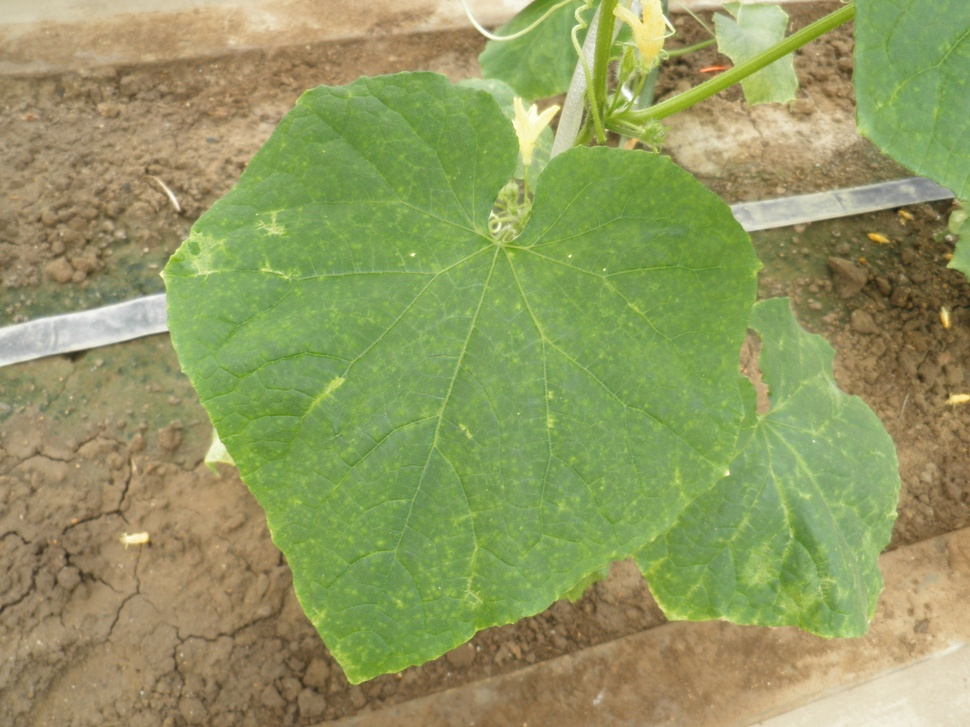
#> input picture data/original/000001.jpg, 970 x 727 px, shrunk from 2048 x 1536 before the run, found by its file name
$ python fft.py ../../data/original/000001.jpg
#> lines starting #> are read from the running program, lines starting #| are printed output that depends on the picture
#> in main, img is the input picture: shape (727, 970, 3); mean B, G, R 96.7, 153.2, 145.2
#! /usr/bin/env python
# -*- coding: utf-8 -*-

import numpy as np
import sys
import cv2
from pathlib import Path


def fft(img):

    gray = cv2.cvtColor(img, cv2.COLOR_BGR2GRAY)
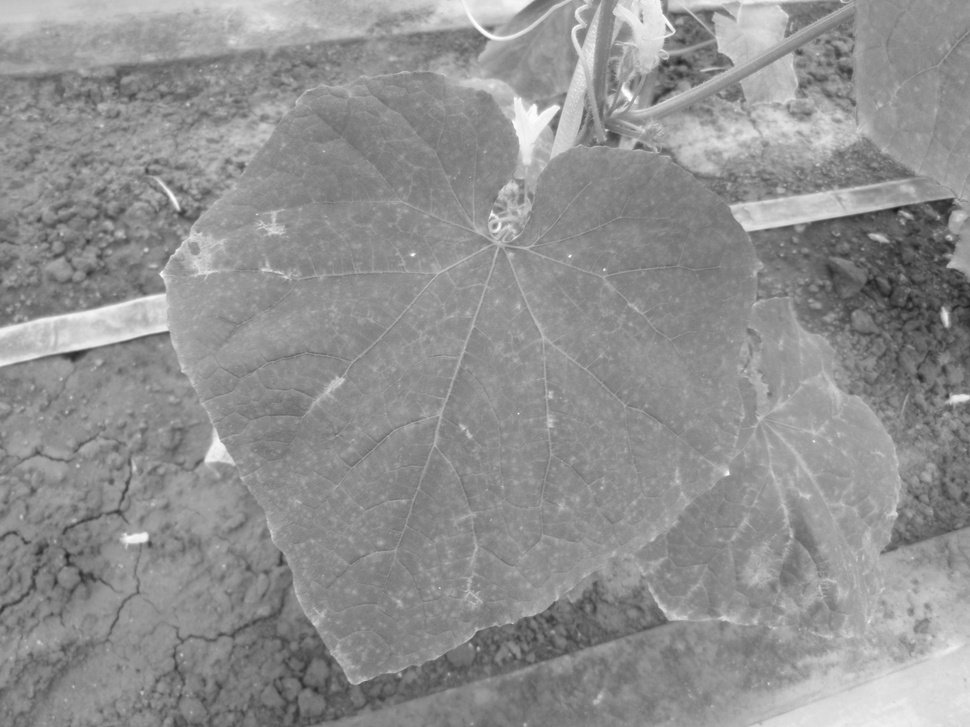
#> gray: shape (727, 970); min 28, max 255, mean 144.4
    f = np.fft.fft2(gray)
    fshift = np.fft.fftshift(f)
    magnitude_spectrum = 20 * np.log(np.abs(fshift))
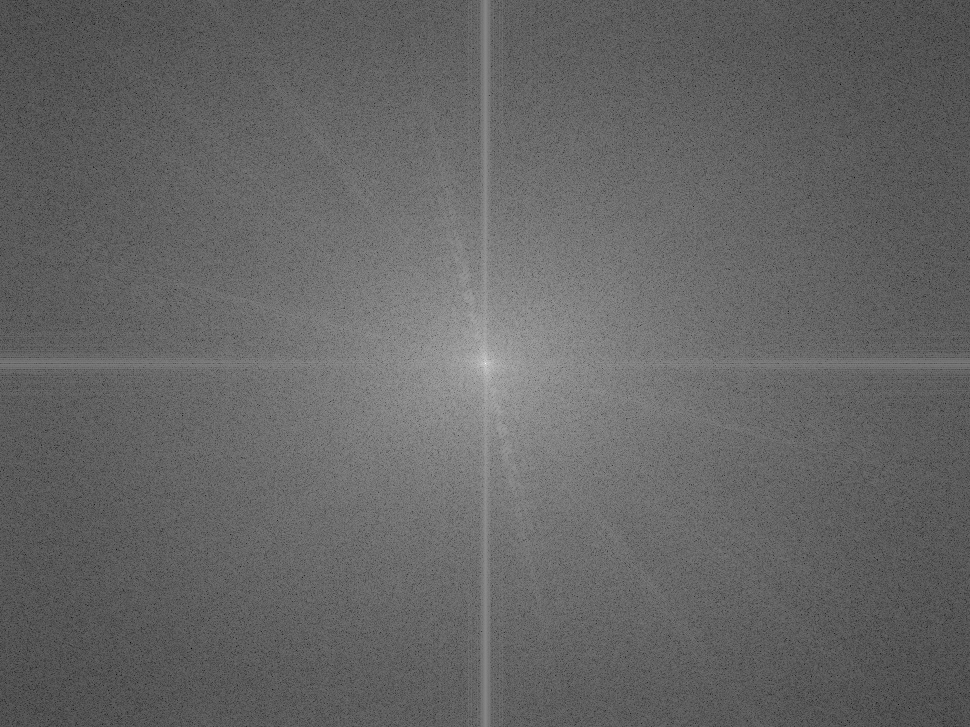
#> magnitude_spectrum: shape (727, 970) float64; min 7.16, max 368.8, mean 151.4; drawn with min black and max white

    return magnitude_spectrum

#def noise(img):

def main():

    args = sys.argv
    brank = ""
    name = args[1].replace(".jpg", brank)
    current = Path()
    dataset_path = current.resolve().parent.parent/'data'/'treated'
    image = str(dataset_path) + "/" + args[1]
    img = cv2.imread(image)

    th = fft(img)

    cv2.imwrite("./result/" + name + "_fft.jpg", th)
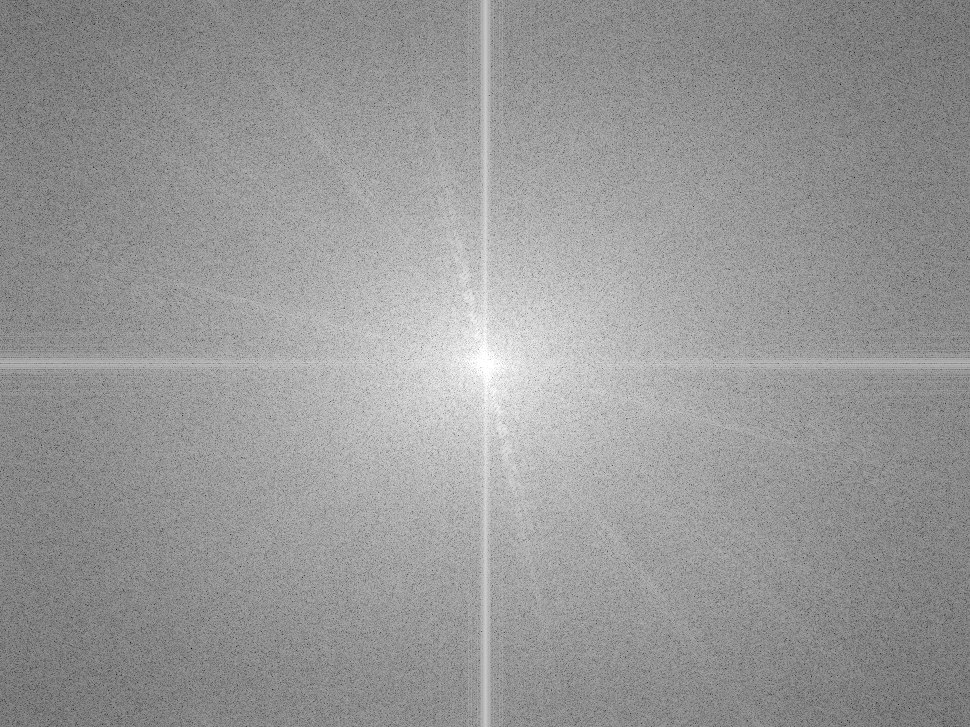
#> saved as 000001_fft.jpg: shape (727, 970); min 7, max 255, mean 151.4

if __name__ == "__main__":
    main()

$ run again, on data/original/000003.jpg
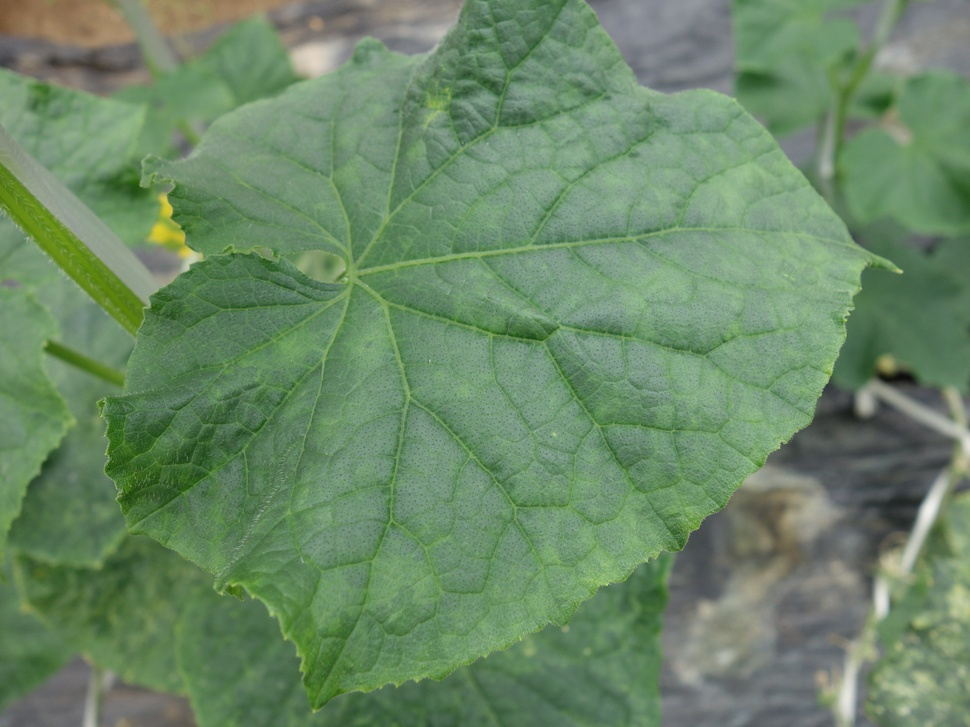
#> input picture data/original/000003.jpg, 970 x 727 px, shrunk from 2592 x 1944 before the run, found by its file name
#> in main, img is the input picture: shape (727, 970, 3); mean B, G, R 102.8, 136, 107.1
#> in fft, `magnitude_spectrum = 20 * np.log(np.abs(fshift))`:
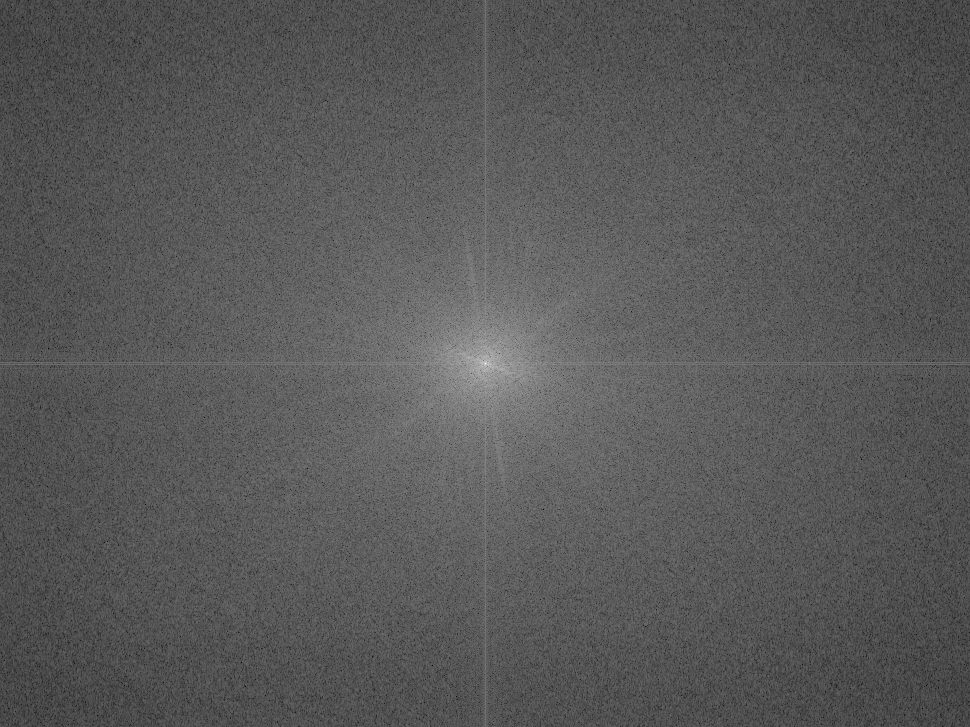
#> magnitude_spectrum: shape (727, 970) float64; min 42.68, max 365.7, mean 155.1; drawn with min black and max white
#> in main, `cv2.imwrite("./result/" + name + "_fft.jpg", th)`:
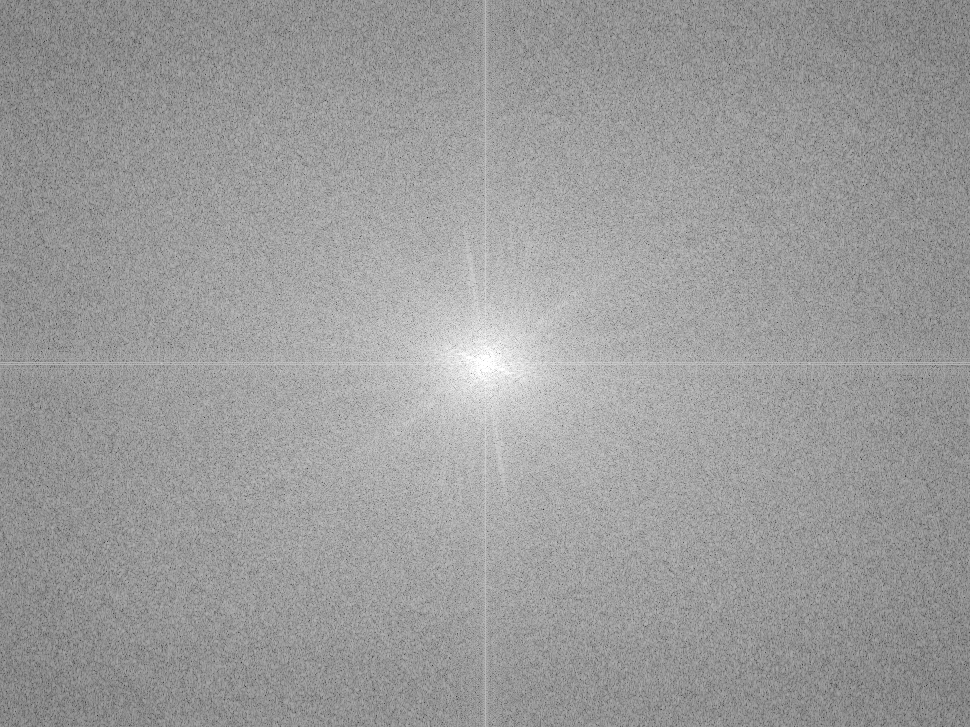
#> saved as 000003_fft.jpg: shape (727, 970); min 43, max 255, mean 155.1

$ run again, on data/original/000004.jpg
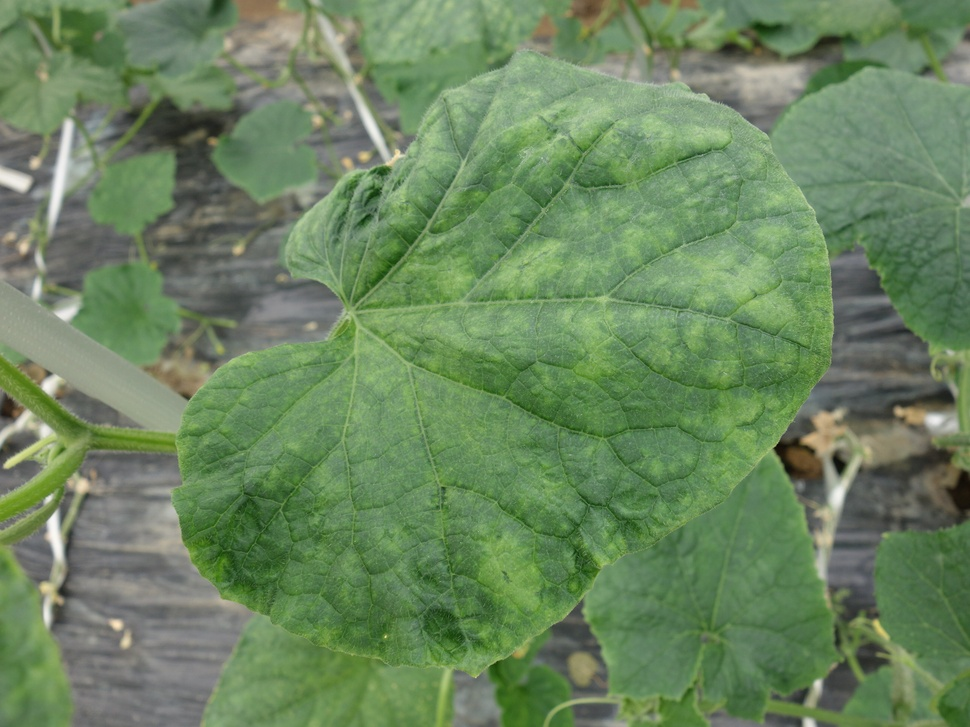
#> input picture data/original/000004.jpg, 970 x 727 px, shrunk from 2592 x 1944 before the run, found by its file name
#> in main, img is the input picture: shape (727, 970, 3); mean B, G, R 95, 133.3, 106.6
#> in fft, `magnitude_spectrum = 20 * np.log(np.abs(fshift))`:
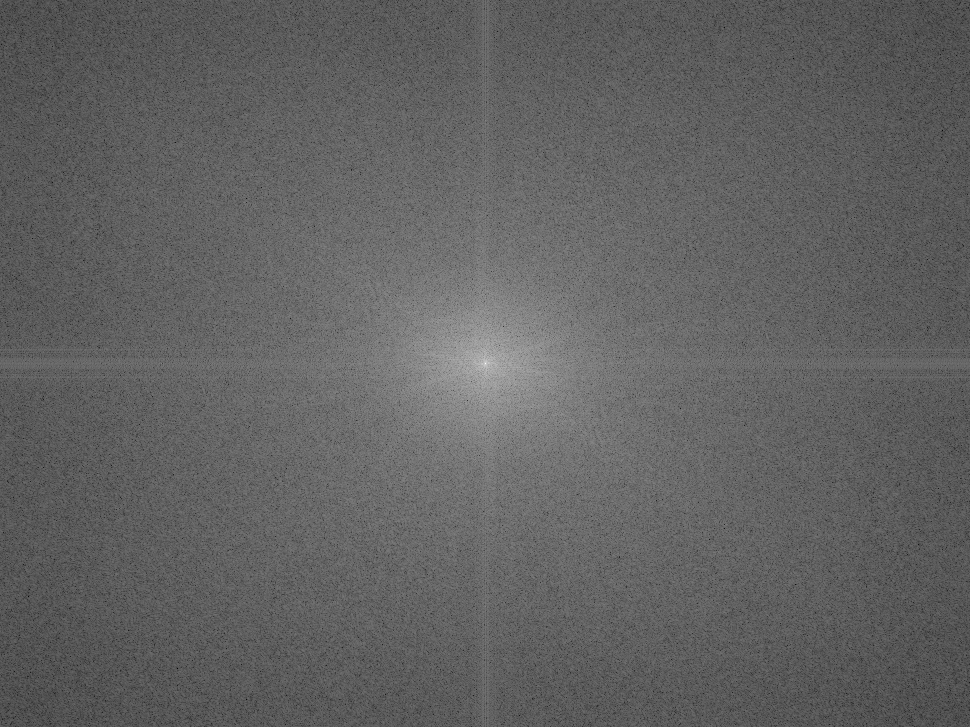
#> magnitude_spectrum: shape (727, 970) float64; min 27.57, max 365.2, mean 157.6; drawn with min black and max white
#> in main, `cv2.imwrite("./result/" + name + "_fft.jpg", th)`:
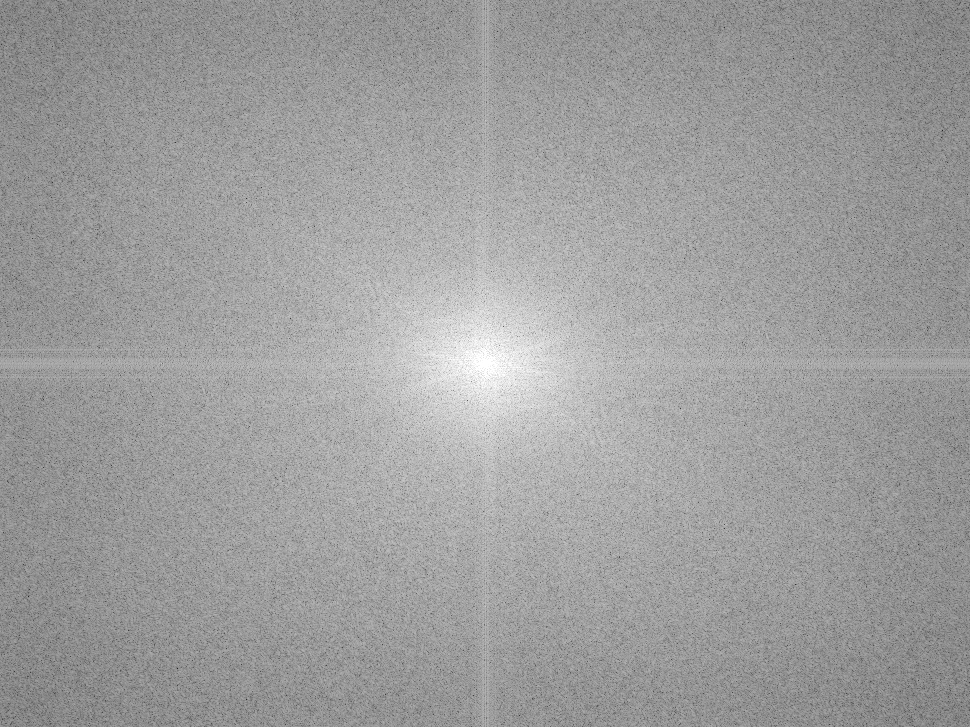
#> saved as 000004_fft.jpg: shape (727, 970); min 28, max 255, mean 157.6

$ run again, on data/original/000005.jpg
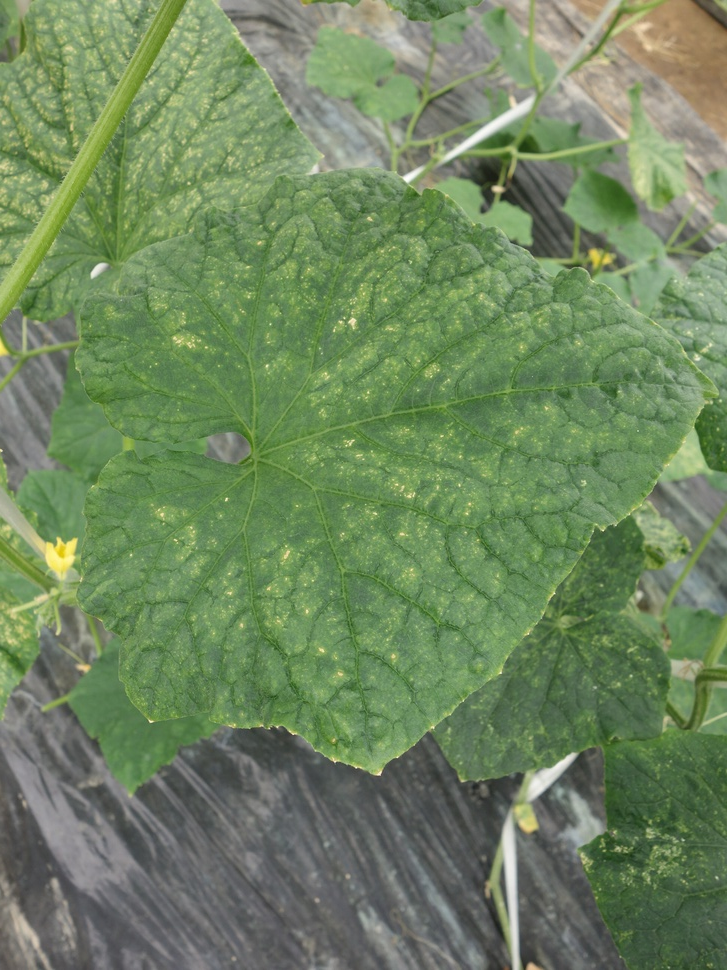
#> input picture data/original/000005.jpg, 727 x 970 px, shrunk from 1944 x 2592 before the run, found by its file name
#> in main, img is the input picture: shape (970, 727, 3); mean B, G, R 95.6, 133.6, 111.1
#> in fft, `magnitude_spectrum = 20 * np.log(np.abs(fshift))`:
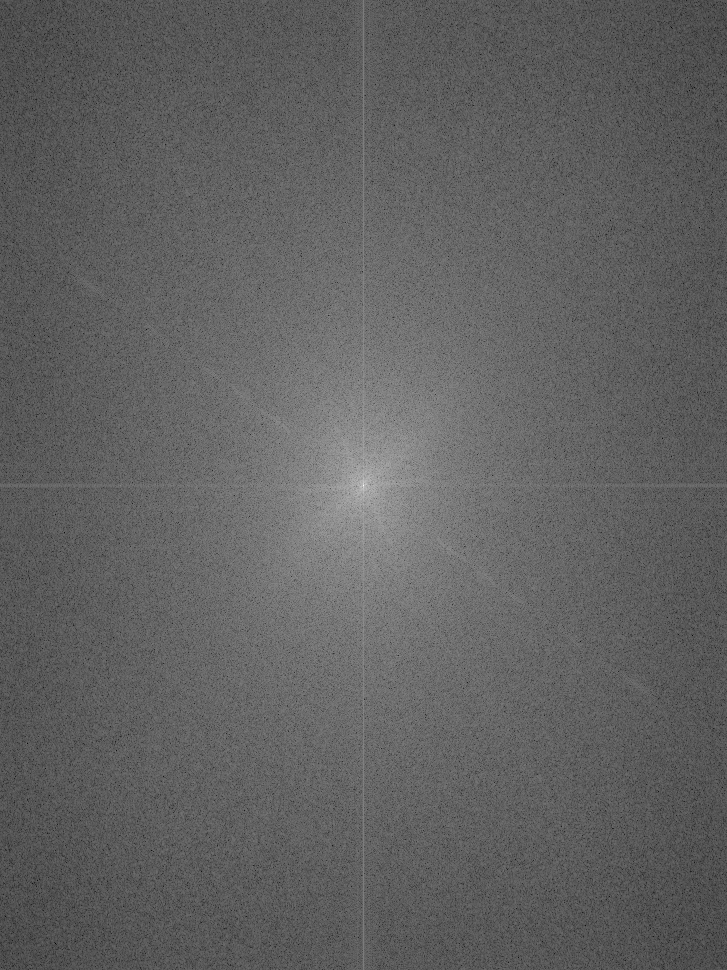
#> magnitude_spectrum: shape (970, 727) float64; min 33.89, max 365.5, mean 160.7; drawn with min black and max white
#> in main, `cv2.imwrite("./result/" + name + "_fft.jpg", th)`:
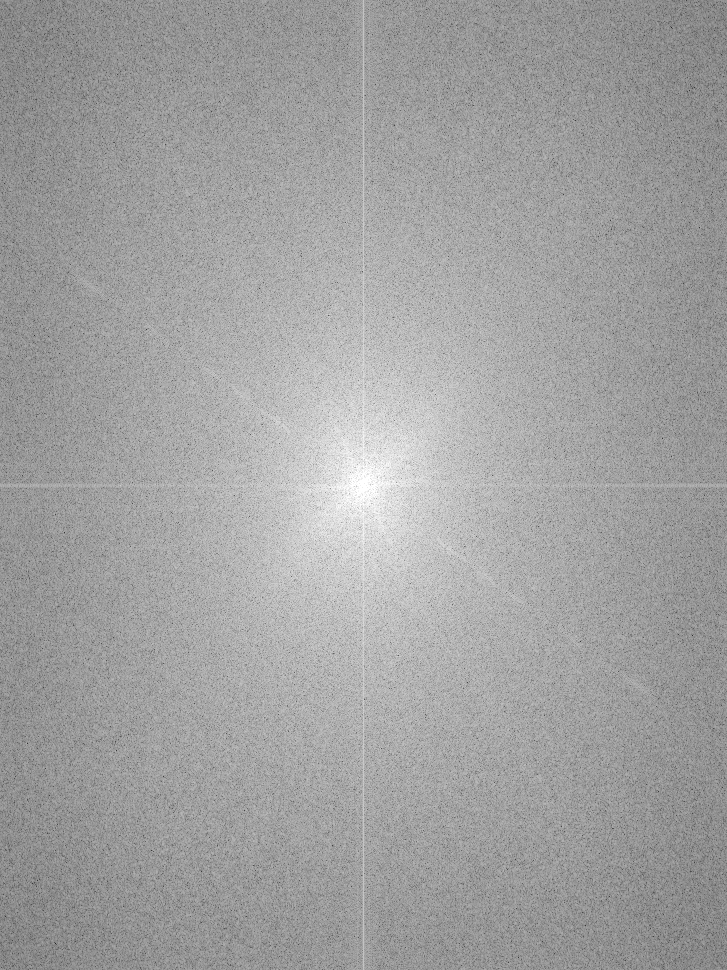
#> saved as 000005_fft.jpg: shape (970, 727); min 34, max 255, mean 160.7
